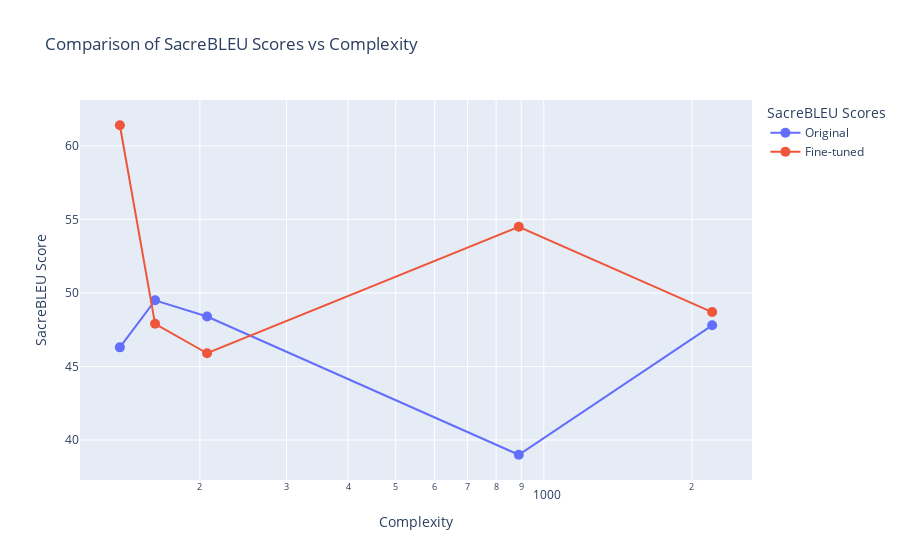

This figure's notebook cell:
### Code cell
dataset_names = ['clinspen-te', 'hpo', 'khresmoi-te', 'orphanet-definitions-te', 'pubmed-te']
target_lengths = [5.5, 4.9, 20.5, 56.7, 26.9]
vocab_sizes = [4893, 10776, 3324, 7796, 5563]
complexities = [v / l for v, l in zip(vocab_sizes, target_lengths)]
original_sacrebleu = [39, 47.8, 49.5, 46.3, 48.4]
finetuned_sacrebleu = [54.5, 48.7, 47.9, 61.4, 45.9]

original = {
    'Dataset': dataset_names,
    'Complexity': complexities,
    'SacreBLEU Score': original_sacrebleu
}

finetuned = {
    'Dataset': dataset_names,
    'Complexity': complexities,
    'SacreBLEU Score': finetuned_sacrebleu
}

original_df = pd.DataFrame(original)
original_df = original_df.sort_values(by='Complexity')
finetuned_df = pd.DataFrame(finetuned)
finetuned_df = finetuned_df.sort_values(by='Complexity')

trace1 = go.Scatter(
    x=original_df['Complexity'],
    y=original_df['SacreBLEU Score'],
    mode='markers+lines',
    name='Original',
    text=original_df['Dataset'],
    marker=dict(size=10)
)

trace2 = go.Scatter(
    x=finetuned_df['Complexity'],
    y=finetuned_df['SacreBLEU Score'],
    mode='markers+lines',
    name='Fine-tuned',
    text=finetuned_df['Dataset'],
    marker=dict(size=10)
)

fig = go.Figure()
fig.add_trace(trace1)
fig.add_trace(trace2)

fig.update_layout(
    title='Comparison of SacreBLEU Scores vs Complexity',
    xaxis_title='Complexity',
    xaxis=dict(type='log'),
    yaxis_title='SacreBLEU Score',
    legend_title='SacreBLEU Scores',
    hovermode='closest'
)

fig.show()

### Figure 1 — Plotly figure (JSON) as saved in the notebook; plotly's stock layout.template omitted (floating-point values rounded to 4 significant figures)
{"data": [{"marker": {"size": 10}, "mode": "markers+lines", "name": "Original", "text": ["orphanet-definitions-te", "khresmoi-te", "pubmed-te", "clinspen-te", "hpo"], "x": [137.5, 162.1, 206.8, 889.6, 2199.0], "y": [46.3, 49.5, 48.4, 39.0, 47.8], "type": "scatter"}, {"marker": {"size": 10}, "mode": "markers+lines", "name": "Fine-tuned", "text": ["orphanet-definitions-te", "khresmoi-te", "pubmed-te", "clinspen-te", "hpo"], "x": [137.5, 162.1, 206.8, 889.6, 2199.0], "y": [61.4, 47.9, 45.9, 54.5, 48.7], "type": "scatter"}], "layout": {"xaxis": {"title": {"text": "Complexity"}, "type": "log"}, "title": {"text": "Comparison of SacreBLEU Scores vs Complexity"}, "yaxis": {"title": {"text": "SacreBLEU Score"}}, "legend": {"title": {"text": "SacreBLEU Scores"}}, "hovermode": "closest"}}
